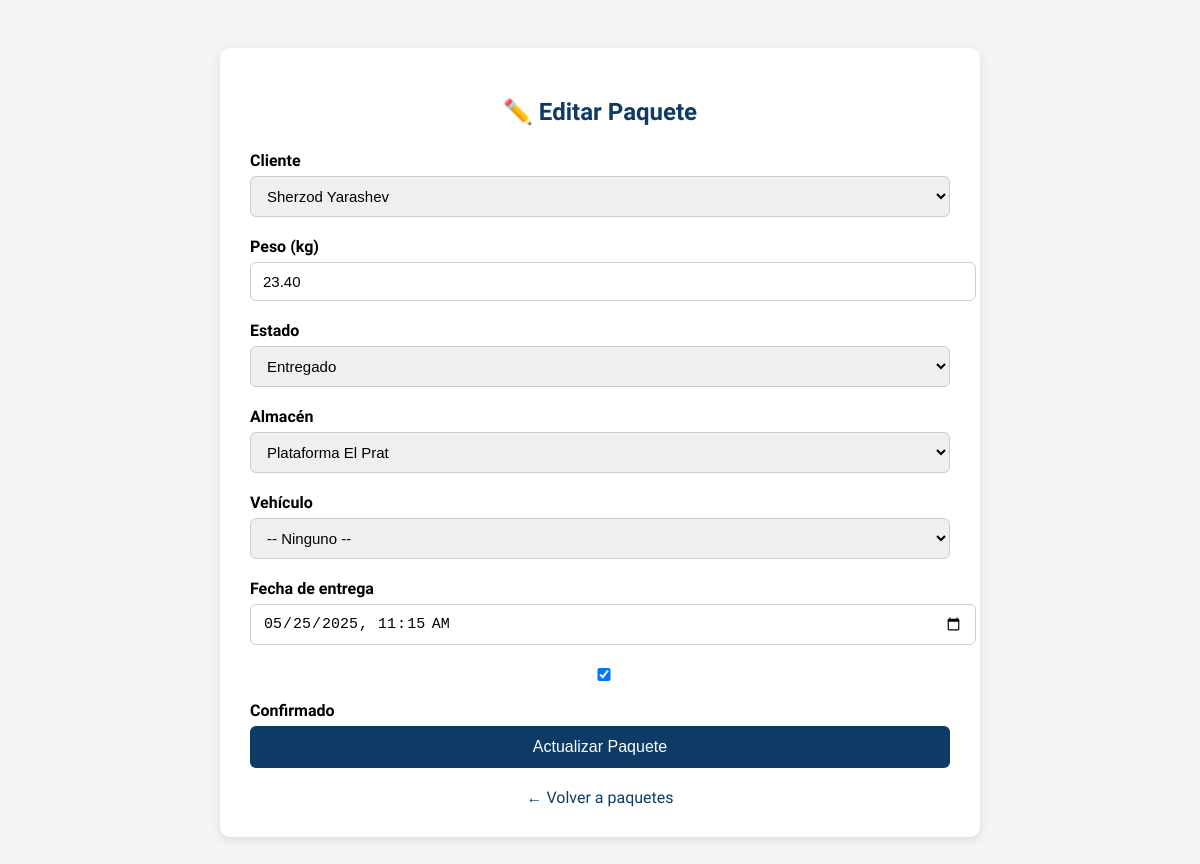
The page /area-clientes/owner/package_edit.php?id=76 (signed in) on the database its author committed.
### tables this page shows
CREATE TABLE `package` (
  `packageID` int NOT NULL AUTO_INCREMENT,
  `client_id` int DEFAULT NULL,
  `weight` decimal(10,2) DEFAULT NULL,
  `status` enum('Pending','In Transit','Delivered') DEFAULT 'Pending',
  `warehouseID` int DEFAULT NULL,
  `fleetID` int DEFAULT NULL,
  `delivery_date` datetime DEFAULT NULL,
  `delivery_confirmation` tinyint(1) DEFAULT '0',
  PRIMARY KEY (`packageID`),
  KEY `client_id` (`client_id`),
  KEY `warehouseID` (`warehouseID`),
  KEY `fleetID` (`fleetID`),
  CONSTRAINT `package_ibfk_1` FOREIGN KEY (`client_id`) REFERENCES `client` (`client_id`) ON DELETE CASCADE,
  CONSTRAINT `package_ibfk_2` FOREIGN KEY (`warehouseID`) REFERENCES `warehouse` (`warehouseID`) ON DELETE SET NULL,
  CONSTRAINT `package_ibfk_3` FOREIGN KEY (`fleetID`) REFERENCES `fleet` (`fleetID`) ON DELETE SET NULL
);

CREATE TABLE `warehouse` (
  `warehouseID` int NOT NULL AUTO_INCREMENT,
  `townID` int DEFAULT NULL,
  `name` varchar(100) NOT NULL,
  PRIMARY KEY (`warehouseID`),
  KEY `townID` (`townID`),
  CONSTRAINT `warehouse_ibfk_1` FOREIGN KEY (`townID`) REFERENCES `location` (`townID`) ON DELETE SET NULL
);

### area-clientes/owner/package_edit.php (the view, shortened to what this page needs)
<?php
require_once __DIR__ . '/../db.php';
$packageID = $_GET['id'];
$stmt = $pdo->prepare("SELECT * FROM package WHERE packageID = ?");
$stmt->execute([$packageID]);
$package = $stmt->fetch();
$clients = $pdo->query("SELECT client_id, name, surname FROM client WHERE status = 'Active'")->fetchAll();
$warehouses = $pdo->query("SELECT warehouseID, name FROM warehouse")->fetchAll();
?>
<!DOCTYPE html>
<html lang="es">
<head>
</head>
<body>
<div class="form-container">
    <h2>✏️ Editar Paquete</h2>
    <form method="post">
        <label for="client_id">Cliente</label>
        <select name="client_id" id="client_id" required>
            <?php foreach ($clients as $c): ?>
                <option value="<?= $c['client_id'] ?>" <?= $c['client_id'] == $package['clientID'] ? 'selected' : '' ?>>
                    <?= htmlspecialchars($c['name'] . ' ' . $c['surname']) ?>
                </option>
            <?php endforeach; ?>
        </select>
        <label for="weight">Peso (kg)</label>
        <input type="number" step="0.01" name="weight" id="weight" value="<?= $package['weight'] ?>" required>
        <label for="status">Estado</label>
        <select name="status" id="status">
            <option value="Delivered" <?= $package['status'] == 'Delivered' ? 'selected' : '' ?>>Entregado</option>
        </select>
        <label for="warehouseID">Almacén</label>
        <select name="warehouseID" id="warehouseID">
            <?php foreach ($warehouses as $w): ?>
                <option value="<?= $w['warehouseID'] ?>" <?= $w['warehouseID'] == $package['warehouseID'] ? 'selected' : '' ?>><?= htmlspecialchars($w['name']) ?></option>
            <?php endforeach; ?>
        </select>
        <label for="fleetID">Vehículo</label>
        <select name="fleetID" id="fleetID">
            <option value="">-- Ninguno --</option>
        </select>
        <label for="delivery_date">Fecha de entrega</label>
        <input type="datetime-local" name="delivery_date" id="delivery_date" value="<?= $package['delivery_date'] ? date('Y-m-d\TH:i', strtotime($package['delivery_date'])) : '' ?>">
        <label><input type="checkbox" name="delivery_confirmation" <?= $package['delivery_confirmation'] ? 'checked' : '' ?>> Confirmado</label>
        <button type="submit">Actualizar Paquete</button>
    </form>
    <a href="packages.php" class="back-link">← Volver a paquetes</a>
</div>
</body>
</html>

### area-clientes/owner/package_edit.php (style rules this page uses)
body { font-family: 'Segoe UI', sans-serif; background: #f4f4f4; padding: 40px; }
.form-container { max-width: 700px; margin: auto; background: white; padding: 30px; border-radius: 10px; box-shadow: 0 3px 10px rgba(0,0,0,0.1); }
h2 { text-align: center; color: #0d3b66; margin-bottom: 25px; }
label { display: block; margin-bottom: 6px; font-weight: 600; }
input, select { width: 100%; padding: 10px 12px; margin-bottom: 20px; border: 1px solid #ccc; border-radius: 6px; font-size: 15px; }
button { width: 100%; padding: 12px; background: #0d3b66; color: white; border: none; border-radius: 6px; font-size: 16px; cursor: pointer; }
.back-link { display: block; margin-top: 20px; text-align: center; text-decoration: none; color: #0d3b66; }

### rows shown on the page
package: weight "23.40", status "Entregado", warehouseID "Plataforma El Prat", delivery_date "05/25/2025 11:15", delivery_confirmation "☑"

### other values the page prints
form field client_id "Sherzod Yarashev"
